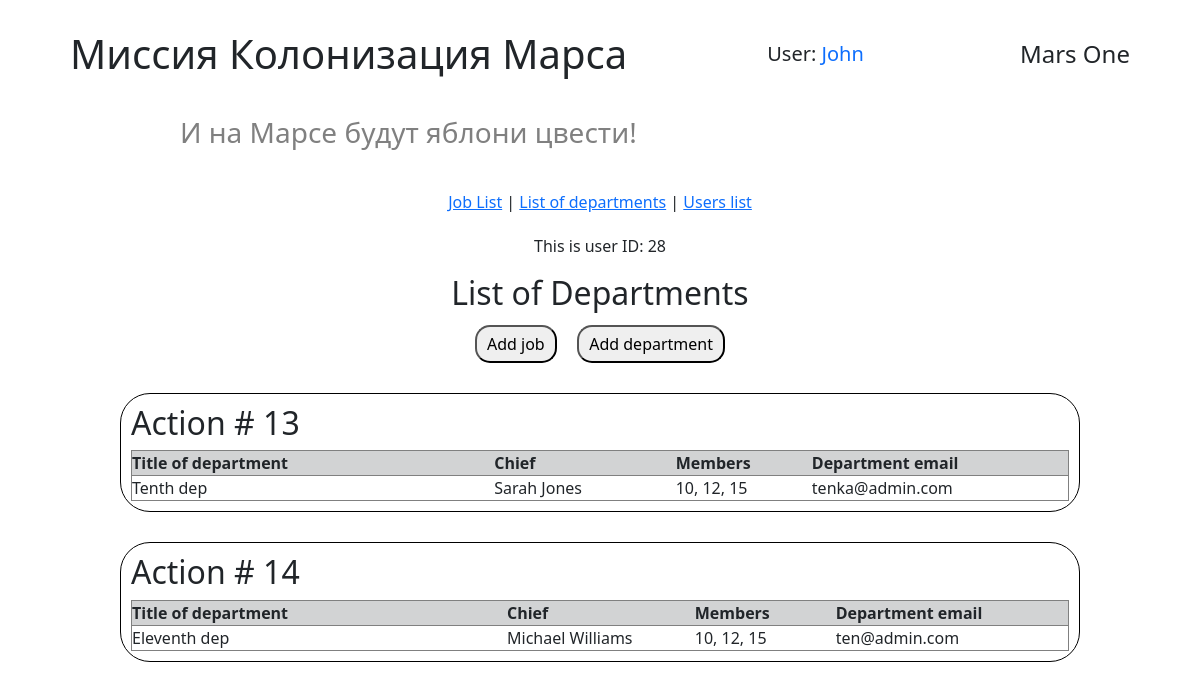
Screenshot of /list_of_departments (signed in) with the database file from the repository.
### data/users.py (models this page shows, shortened)
class User(SqlAlchemyBase, UserMixin):
    __tablename__ = 'users'
    id = sqlalchemy.Column(sqlalchemy.Integer, primary_key=True, autoincrement=True)
    surname = sqlalchemy.Column(sqlalchemy.String, nullable=True)
    name = sqlalchemy.Column(sqlalchemy.String, nullable=True)
    age = sqlalchemy.Column(sqlalchemy.Integer, nullable=True)
    position = sqlalchemy.Column(sqlalchemy.String, nullable=True)
    speciality = sqlalchemy.Column(sqlalchemy.String, nullable=True)
    address = sqlalchemy.Column(sqlalchemy.String, nullable=True)
    email = sqlalchemy.Column(sqlalchemy.String, index=True, unique=True, nullable=True)
    hashed_password = sqlalchemy.Column(sqlalchemy.String, nullable=True)
    modified_date = sqlalchemy.Column(sqlalchemy.DateTime, default=datetime.datetime.now)
    news = orm.relationship("News", back_populates='user')

### data/departments.py (models this page shows)
class Department(SqlAlchemyBase):
    __tablename__ = 'departments'
    id = sqlalchemy.Column(sqlalchemy.Integer,
                           primary_key=True, autoincrement=True)
    creator = sqlalchemy.Column(sqlalchemy.Integer, ForeignKey('users.id'),
                                nullable=True)
    title = sqlalchemy.Column(sqlalchemy.String, nullable=True)
    chief = sqlalchemy.Column(sqlalchemy.Integer, ForeignKey('users.id'),
                              nullable=True)
    members = sqlalchemy.Column(sqlalchemy.String, nullable=True)
    dep_email = sqlalchemy.Column(sqlalchemy.String, nullable=True)
    chief_user = relationship("User",
                              backref='dep_chief',
                              foreign_keys=[chief])
    creator_user = relationship("User",
                                backref='dep_creator',
                                foreign_keys=[creator])

### handlers/work_with_departments.py (the view)
@work_with_departments_bp.route('/list_of_departments')
def get_list_of_departments():
    db_ss = db_session.create_session()
    all_deps = db_ss.query(Department).all()
    current_user_id = current_user.id
    message = get_flashed_messages()
    return render_template('list_of_departments.html',
                           departments=all_deps,
                           current_user_id=current_user_id,
                           message=message)

### data/db_session.py (called while the page is built)
def create_session() -> Session:
    global __factory
    return __factory()

### main.py (called while the page is built)
@login_manager.user_loader
def load_user(user_id):
    db_sess = db_session.create_session()
    return db_sess.query(User).get(user_id)

### templates/list_of_departments.html (shortened to what this page needs)
{% extends "base.html" %}
{% block styles %}
    <link rel="stylesheet" href="{{ url_for('static', filename='css/list_of_departments.css') }}">
{% endblock %}
{% block content %}
<p>This is user ID: {{ current_user_id }}</p>
<h2>List of Departments</h2>
<div class="buttons_block">
    <button onclick="window.location.href='/create_job'" class="add_btn">Add job </button>
    <button onclick="window.location.href='/add_department'" class="add_btn">Add department </button>
</div>
{% for department in departments %}
    <div class="action">
        <h2>Action # {{ department.id }} </h2>
        <table>
            <tr>
                <th width="200">Title of department</th>
                <th width="100">Chief</th>
                <th width="50">Members</th>
                <th width="50">Department email</th>
            </tr>
            <tr>
                <td>{{ department.title }}</td>
                <td>{{ department.chief_user.name }} {{ department.chief_user.surname }}</td>
                <td>{{ department.members }}</td>
                <td>{{ department.dep_email }}</td>
            </tr>
        </table>
    </div>
{% endfor %}
{% endblock %}

### templates/base.html (shortened to what this page needs)
<!DOCTYPE html>
<html lang="ru">
<head>
    <link rel="stylesheet"
    href="https://cdn.jsdelivr.net/npm/bootstrap@5.0.0-beta1/dist/css/bootstrap.min.css"
>
    <link rel="stylesheet" href="{{ url_for('static', filename='css/style.css')}}">
    {% block styles %}{% endblock %}
</head>
<body>
    <header>
        <h1>Миссия Колонизация Марса</h1>
        {% if current_user.is_authenticated %}
        <h5> User:
            <a class="navbar-brand" href="/logout">{{ current_user.name }}</a>
        </h5>
        {% else %}
            <div class="auth_buttons">
                <a class="btn btn-primary " href="/register">Зарегистрироваться</a>
                <a class="btn btn-success" href="/login">Войти</a>
            </div>
        {% endif %}
        <h4>Mars One</h4>
    </header>
    <h3 class="second_header_text">И на Марсе будут яблони цвести!</h3>
    <main>
        <nav>
            <a href="/jobs_list">Job List</a> |
            <a href="/list_of_departments">List of departments</a> |
            <a href="/user_list">Users list</a>
        </nav>
        {% block content %}{% endblock %}
    </main>
</body>
</html>

### static/css/style.css (style rules this page uses)
* { margin: 0px; padding: 0px; font-family: 'Segoe UI', Tahoma, Geneva, Verdana, sans-serif; }
header { display: flex; justify-content: space-around; align-items: center; margin-top: 30px; width: 100%; }
main { display: flex; flex-direction: column; align-items: center; height: 100vh; margin-top: 20px; }
nav { margin: 20px; }
.second_header_text { color: grey; margin-top: 30px; margin-left: 15vw; }
.add_btn { padding: 5px 10px; border-radius: 15px; }
.buttons_block { display: flex; justify-content: space-between; width: 230px; margin-top: 5px; }

### static/css/list_of_departments.css (style rules this page uses)
div.action { border: 1px solid rgb(0, 0, 0); padding: 10px; border-radius: 30px; margin-top: 30px; width: 80%; }
table { width: 100%; }
tr { border: 1px solid grey; }
th { background-color: rgb(210, 211, 212); }
.buttons_block { width: 250px; }

### rows the page displays
User: name "John"
Department: id "13", title "Tenth dep", chief_user.name "Sarah", chief_user.surname "Jones", members "10, 12, 15", dep_email "tenka@admin.com"
Department: id "14", title "Eleventh dep", chief_user.name "Michael", chief_user.surname "Williams", members "10, 12, 15", dep_email "ten@admin.com"

### other values shown
{{ current_user_id }} "28"
